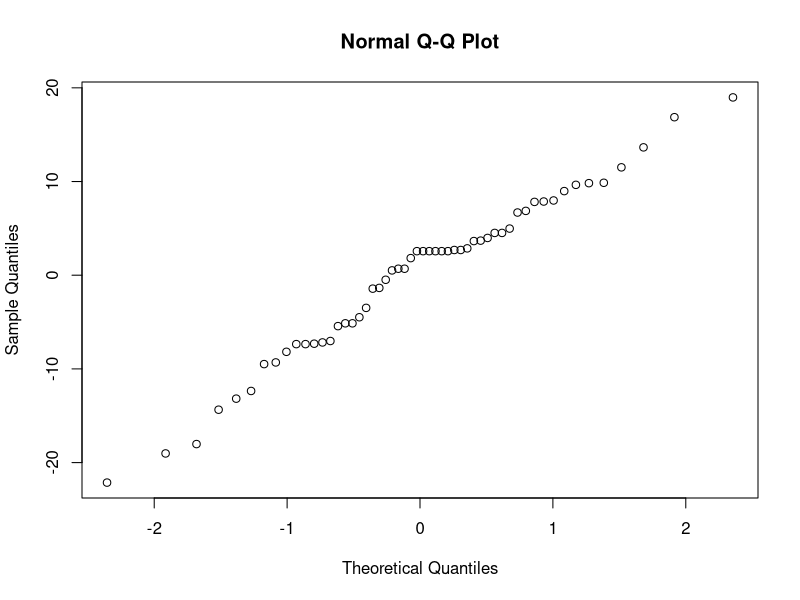
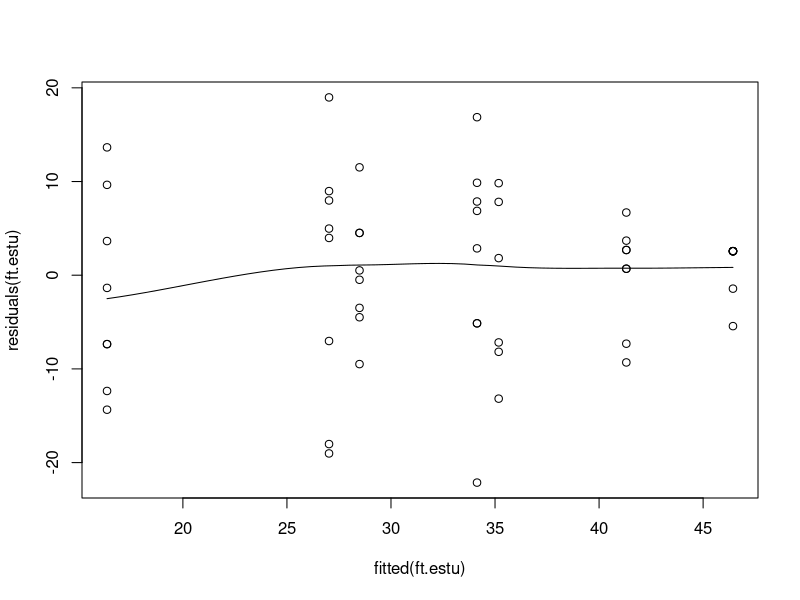
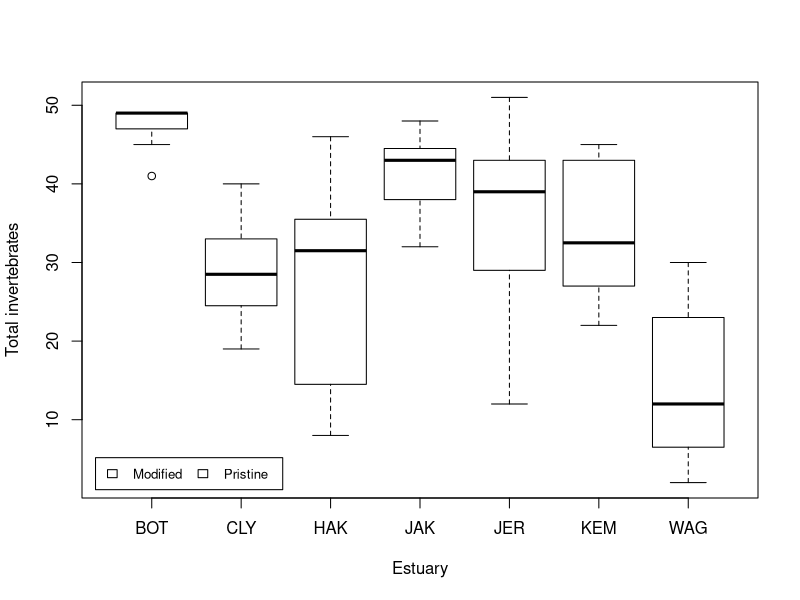

Source code (R) for these figures, in order: (Note: this script raises an error after producing the figures.)
######### Mixed Models 1#########

remove(list = ls())

library(lme4)

Estuaries <- read.csv("Estuaries.csv", header = T)

#Fit a model for any dependent variables with a continuous distribution
ft.estu <- lmer(Total ~ Modification + (1|Estuary),data = Estuaries, REML=T)
#Total= dependent, Modificaiton = fixed, Estuary = random effect

#Assumption of normality reasonable if in a straight line
qqnorm(residuals(ft.estu))

#Diff in Variability between estuaries but variability doesn't increase w/ mean
scatter.smooth(residuals(ft.estu)~fitted(ft.estu))

#Fit full model by max likelihood & second model that lacks fixed effect oof modification
ft.estu <- lmer(Total ~ Modification + (1|Estuary), data=Estuaries, REML=F)
ft.estu.0 <- lmer(Total ~ (1|Estuary), data=Estuaries, REML=F)

#Compare both models w/ likelihood ratio test
anova(ft.estu.0,ft.estu) #shows effect of Modification p = 0.02385

#Calculate confidence intervals for each model 
confint(ft.estu) #effect of Modification has 95% confide4nce intervals that doo not overlap zero

nBoot=1000
lrStat=rep(NA,nBoot)
ft.null <- lm(Total~Modification,data=Estuaries)#null model
ft.alt <- lmer(Total~Modification+(1|Estuary),data=Estuaries,REML=F)#alternate model
lrObs <- 2*logLik(ft.alt) - 2*logLik(ft.null) #observed test stat
for(iBoot in 1:nBoot)
{
  Estuaries$TotalSim=unlist(simulate(ft.null)) #resampled data
  bNull <- lm(TotalSim~Modification,data=Estuaries)#null model
  bAlt <- lmer(TotalSim~Modification+(1|Estuary),data=Estuaries,REML=F)#alternate model
  lrStat[iBoot] <- 2*logLik(bAlt) - 2*logLik(bNull)#resampled test stat
}
mean(lrStat>lrObs) #P-value for test of Estuary effect

#Graph
ModEst <- unique(Estuaries[c("Estuary", "Modification")]) #find which Estuaries are modified
cols <- as.numeric(ModEst[order(ModEst[,1]),2])+3 #Assign colour by modification
boxplot(Total~ Estuary,data=Estuaries,col=cols,xlab="Estuary",ylab="Total invertebrates")
legend("bottomleft", inset=.02,
       c(" Modified "," Pristine "), fill=unique(cols), horiz=TRUE, cex=0.8)

is.mod <- as.numeric(ModEst[order(ModEst[,1]),2])-1 #0 if Modified, 1 if Pristine
Est.means <- coef(ft.estu)$Estuary[,1]+coef(ft.estu)$Estuary[,2]*is.mod #Model means
stripchart(Est.means~ sort(unique(Estuary)),data=Estuaries,pch=18,col="red",vertical = TRUE,add=TRUE)

##########################################################################################################################################
######### Mixed Models 2 #########

#Look at data and cross tabulation
Estuaries[1:10,]
xtabs(~ Estuary + Site, Estuaries, sparse = TRUE)

#Convert Site to a factor and create a new variable (SiteWithin= combo of Estuary and Site) ==> Create unique label for each site in the data
Estuaries$Site <- as.factor(Estuaries$Site)

Estuaries$SiteWithin <- with(Estuaries, factor(Estuary:Site))

#Check to see that each site is nested in only one Estuary
xtabs(~ Estuary + SiteWithin, Estuaries, sparse = TRUE)

#Fit a modoel for total abundance
fit.mod <- lmer(Total ~ Modification + (1|Estuary) + (1|SiteWithin), data = Estuaries)
summary(fit.mod)

#Fit wrong model to see if there's a difference of labels
fit.wrong <- lmer(Total ~ Modification + (1|Estuary) + (1|Site), data = Estuaries)
summary(fit.wrong )

#Look for straight line relationship on normal quantile plot & look for a fan and U-shape on the residual vs. fitted plot
par(mfrow=c(1,2))
qqnorm(residuals(fit.mod))
scatter.smooth(residuals(fit.mod)~fitted(fit.mod))

#Transform for better response
fit.mod <- lmer(log(Total) ~ Modification + (1|Estuary) + (1|SiteWithin), data = Estuaries)
par(mfrow=c(1,2))
qqnorm(residuals(fit.mod))
scatter.smooth(residuals(fit.mod)~fitted(fit.mod)) #residual plot

#Obtain approximate p-values for fixed effects
ft.mod <- lmer(log(Total)~Modification + (1|Estuary) + (1|SiteWithin), data=Estuaries, REML=F)
ft.mod.0 <- lmer(log(Total)~(1|Estuary) + (1|SiteWithin), data=Estuaries, REML=F)

#Parametric boootstrap
nBoot=1000
lrStat <- rep(NA,nBoot)
ft.null <- lmer(log(Total) ~ Modification + (1|Estuary) , Estuaries, REML=F)#null model
ft.alt <- lmer(log(Total) ~ Modification + (1|Estuary) + (1|SiteWithin), Estuaries, REML=F)#alternate model
lrObs <- 2*logLik(ft.alt) - 2*logLik(ft.null) #observed test stat
for(iBoot in 1:nBoot)
{
  Estuaries$logTotalSim <- unlist(simulate(ft.null)) #resampled data
  bNull <- lmer(logTotalSim~Modification + (1|Estuary) , Estuaries, REML=F)#null model
  bAlt <- lmer(logTotalSim~Modification+(1|Estuary)+ (1|SiteWithin), Estuaries, REML=F)#alternate model
  lrStat[iBoot] <- 2*logLik(bAlt) - 2*logLik(bNull)#resampled test stat
}
mean(lrStat>lrObs) #P-value for test of Estuary effect
anova(ft.mod.0,ft.mod)

##########################################################################################################################################
######### Mixed Models 3 #########

#Create variable to model presence/absence
Estuaries$HydroidPres <- Estuaries$Hydroid > 0

#Fit model for presence/absence of hydroids
fit.bin <- glmer(HydroidPres ~ Modification + (1|Estuary), family=binomial, data=Estuaries)

#Examine residual plots to check assumptions
par(mfrow=c(1,2))
plot(residuals(fit.bin)~fitted(fit.bin),main="residuals v.s. Fitted")
qqnorm(residuals(fit.bin))

#Use parametric bootstrap 
nBoot <- 1000
lrStat <- rep(NA,nBoot)
ft.null <- glmer(HydroidPres ~ 1 + (1|Estuary) ,family=binomial, data=Estuaries) #null model
ft.alt <- glmer(HydroidPres ~ Modification + (1|Estuary) ,family=binomial, data=Estuaries) #alternate model

lrObs <- 2*logLik(ft.alt) - 2*logLik(ft.null) #observed test stat

for(iBoot in 1:nBoot)
{
  Estuaries$HydroidPresSim <- unlist(simulate(ft.null)) #resampled data
  tryCatch({#sometimes the glmer code doesn't converge
    
    bNull <- glmer(HydroidPresSim ~ 1 + (1|Estuary) ,family=binomial, data=Estuaries)#null model
    bAlt <- glmer(HydroidPresSim ~ Modification + (1|Estuary) ,family=binomial, data=Estuaries)#alternate model
    lrStat[iBoot] <- 2*logLik(bAlt) - 2*logLik(bNull) #resampled test stat
  },warning=function(war) {lrStat[iBoot]=NA},error=function(err){lrStat[iBoot]=NA}) #if code doesn't converge skip sim
}
mean(lrStat>lrObs,na.rm=T) #P-value for test of Estuary effect

#Model the counts of hydroids
fit.pois <- glmer(Hydroid ~ Modification + (1|Estuary) ,family=poisson, data=Estuaries)

#Check the assumptions
par(mfrow=c(1,2))
plot(residuals(fit.pois)~fitted(fit.pois),main="Residuals vs. Fitted")
qqnorm(residuals(fit.pois))

#Parametric bootstrap to test for an effect of Modification
nBoot <- 1000
lrStat <- rep(NA,nBoot)
ft.null <- glmer(Hydroid ~ 1 + (1|Estuary) ,family=poisson, data=Estuaries) #null model
ft.alt <- glmer(Hydroid ~ Modification + (1|Estuary) ,family=poisson, data=Estuaries) #alternate model

lrObs <- 2*logLik(ft.alt) - 2*logLik(ft.null) #observed test stat
for(iBoot in 1:nBoot)
{
  Estuaries$HydroidSim <- unlist(simulate(ft.null)) #resampled data
  tryCatch({
    bNull <- glmer(HydroidSim ~ 1 + (1|Estuary)  ,family=poisson, data=Estuaries)#null model
    bAlt <- glmer(HydroidSim ~ Modification + (1|Estuary) ,family=poisson, data=Estuaries) #alternate model
    lrStat[iBoot] <- 2*logLik(bAlt) - 2*logLik(bNull) #resampled test stat
  },warning=function(war) {lrStat[iBoot]=NA},error=function(err){lrStat[iBoot]=NA})  #if code doesn't converge skip sim#   lrStat[iBoot]
}
mean(lrStat>lrObs,na.rm=TRUE) #P-value for test of Estuary effect

#Model counts of bryozoan, Schizoporella errata
fit.pois2 <- glmer(Schizoporella.errata ~ Modification + (1|Estuary), family=poisson,  data=Estuaries)
par(mfrow=c(1,2))
plot(residuals(fit.pois)~fitted(fit.pois),main="residuals vs. Fitted")
qqnorm(residuals(fit.pois))

#Communicate results
fit.pois <- glmer(Hydroid ~ Modification + (1|Estuary) ,family=poisson, data=Estuaries)
means <- fitted(fit.pois) #this will give the estimate at each data point
ModEst <- unique(Estuaries[c("Estuary", "Modification")])#find which Estuaries are modified
cols <- as.numeric(ModEst[order(ModEst[,1]),2])+3 #Assign colour by modification
boxplot(Hydroid~ Estuary,data=Estuaries,col=cols,xlab="Estuary",ylab="Count of hydroids")
legend("topleft", inset=.02,
       c("Modified","Pristine"), fill=unique(cols), horiz=TRUE, cex=0.8)

Est.means <- summarize(means,Estuaries$Estuary, mean)$means #extract means by Estuary
stripchart(Est.means~ sort(unique(Estuary)),data=Estuaries,pch=18,col="red",vertical = TRUE,add=TRUE) #plot means by estuary
